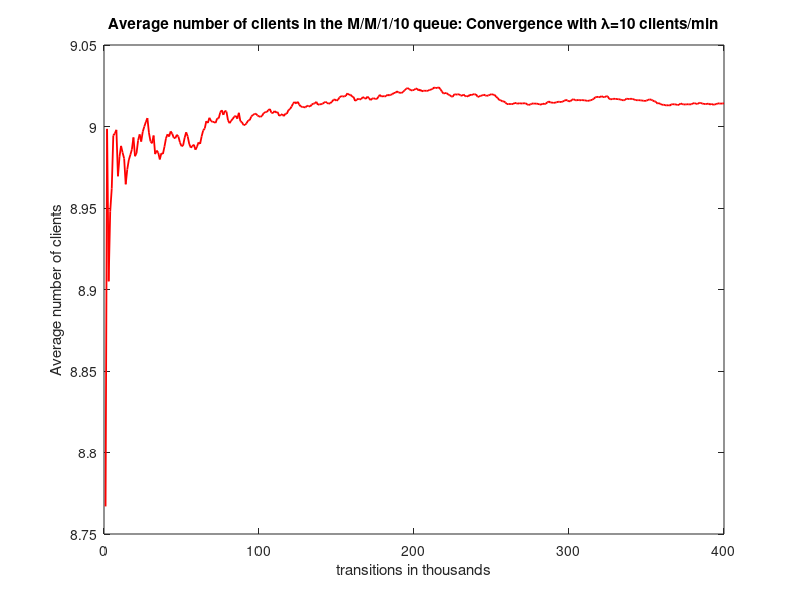
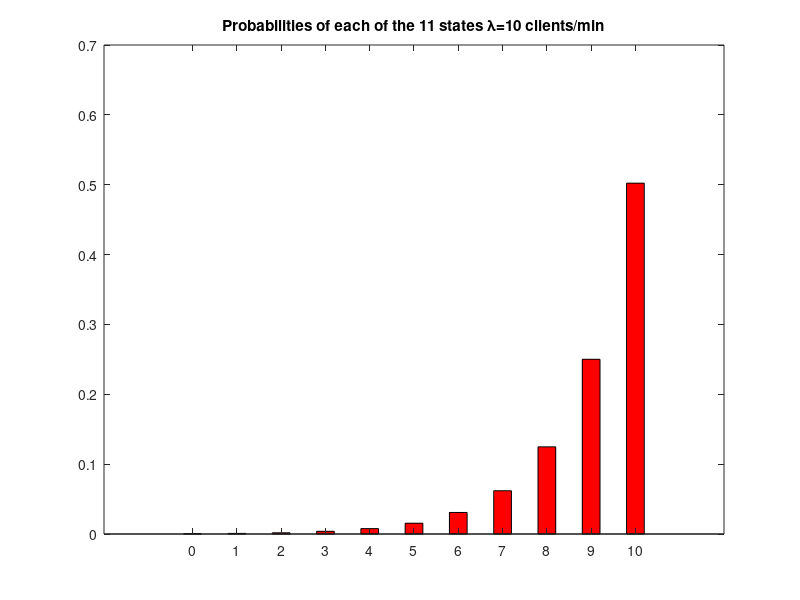

Recreate these plots in MATLAB, in order.
% M/M/1/10 simulation. We will find the probabilities of the first states.
% Note: Due to ergodicity, every state has a probability >0.

clc;
clear all;
close all;

total_arrivals = 0; % to measure the total number of arrivals
current_state = 0;  % holds the current state of the system
previous_mean_clients = 0; % will help in the convergence test
index = 0;

P = [0 0 0 0 0 0 0 0 0 0 0]; %Probabilities for each state
arrivals = [0 0 0 0 0 0 0 0 0 0 0]; % arrivals on each state
lambda = 10;
mu = 5;
rand("seed", 1);
threshold = lambda/(lambda + mu); % the threshold used to calculate probabilities

transitions = 0; % holds the transitions of the simulation in transitions steps

while transitions >= 0
  transitions = transitions + 1; % one more transitions step

  if mod(transitions,1000) == 0 % check for convergence every 1000 transitions steps
    index = index + 1;
    for i=1:1:length(arrivals)
        P(i) = arrivals(i)/total_arrivals; % calcuate the probability of every state in the system
    endfor

    mean_clients = 0; % calculate the mean number of clients in the system
    for i=1:1:length(arrivals)
       mean_clients = mean_clients + (i-1).*P(i);
    endfor

    to_plot(index) = mean_clients;

    if abs(mean_clients - previous_mean_clients) < 0.00001 || transitions > 1000000 % convergence test
      break;
    endif

    previous_mean_clients = mean_clients;

  endif

  random_number = rand(1); % generate a random number (Uniform distribution)
  if current_state == 0 || random_number < threshold % arrival
    if current_state <= 10
      total_arrivals = total_arrivals + 1;
      arrivals(current_state+1) = arrivals(current_state+1)+1 ;
      if current_state < 10
        current_state = current_state + 1; % if we are not at maximum capacity accept
      endif                                %the new client and increase current state
    endif
  else % departure
    if current_state != 0 % no departure from an empty system
      current_state = current_state - 1;
    endif
  endif
endwhile

display("Transistions needed for Convergence");
disp(transitions);

display("State probabilities:")
for i=1:1:length(arrivals)
  display(P(i));
endfor

P_blocking = P(11);
display("P{Blocking} = P{state = 10} = ");
disp(P_blocking);

display("The number of mean_clients when the simulation ends:");
disp(previous_mean_clients);

g = lambda*(1-P_blocking);
average_delay_time = mean_clients / g;
display("Average delay time =");
disp(average_delay_time);


figure(1);
plot(to_plot,"r","linewidth",1.3);
title("Average number of clients in the M/M/1/10 queue: Convergence with λ=10 clients/min");
xlabel("transitions in thousands");
ylabel("Average number of clients");

figure(2);
state = [0 1 2 3 4 5 6 7 8 9 10];
bar(state,P,'r',0.4);
title("Probabilities of each of the 11 states λ=10 clients/min");
